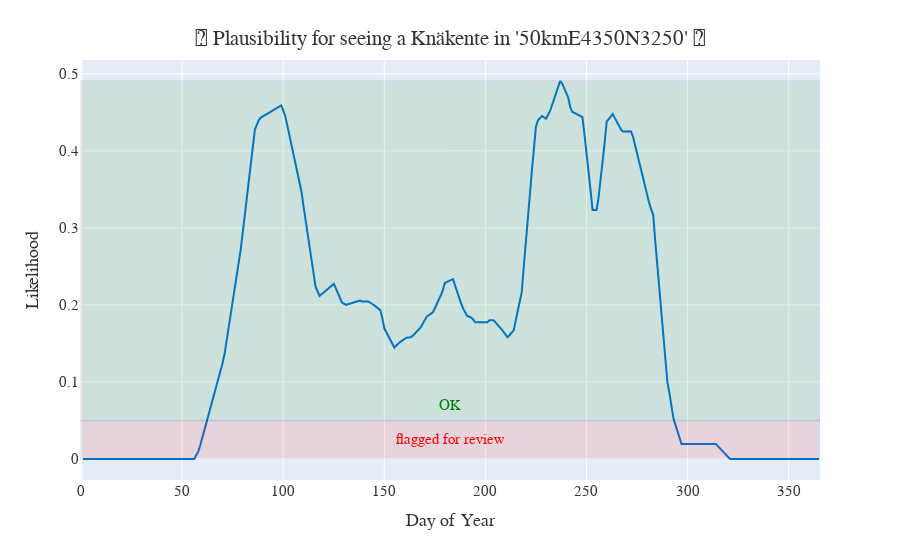

The notebook cell this image was saved under:
### Code cell
plot_plausibility_over_year(result_df, species='Knäkente', grid='50kmE4350N3250', sign='🦆')

### Figure 1 — Plotly figure (JSON) as saved in the notebook; plotly's stock layout.template omitted (floating-point values rounded to 4 significant figures; data arrays with more than 128 entries replaced by an {"elided": "..."} marker saying what was removed)
{"data": [{"hovertemplate": "day_of_year=%{x}<br>plausibility=%{y}<extra></extra>", "legendgroup": "", "line": {"color": "#0074D9", "dash": "solid"}, "marker": {"symbol": "circle"}, "mode": "lines", "name": "", "orientation": "v", "showlegend": false, "type": "scatter", "x": {"elided": "365 int values"}, "xaxis": "x", "y": {"elided": "365 float values"}, "yaxis": "y"}], "layout": {"annotations": [{"font": {"color": "red"}, "showarrow": false, "text": "flagged for review", "x": 182.5, "y": 0.025}, {"font": {"color": "green"}, "showarrow": false, "text": "OK", "x": 182.5, "y": 0.07}], "font": {"color": "#333333", "family": "Gill Sans", "size": 15}, "legend": {"tracegroupgap": 0}, "margin": {"t": 60}, "shapes": [{"fillcolor": "red", "opacity": 0.1, "type": "rect", "x0": 0, "x1": 365, "y0": 0, "y1": 0.05}, {"fillcolor": "green", "opacity": 0.1, "type": "rect", "x0": 0, "x1": 365, "y0": 0.05, "y1": 0.4906}], "title": {"text": "🦆 Plausibility for seeing a Knäkente in '50kmE4350N3250' 🦆", "x": 0.5, "xanchor": "center", "yanchor": "top"}, "xaxis": {"anchor": "y", "domain": [0, 1], "title": {"text": "Day of Year"}}, "yaxis": {"anchor": "x", "domain": [0, 1], "title": {"text": "Likelihood"}}}}
